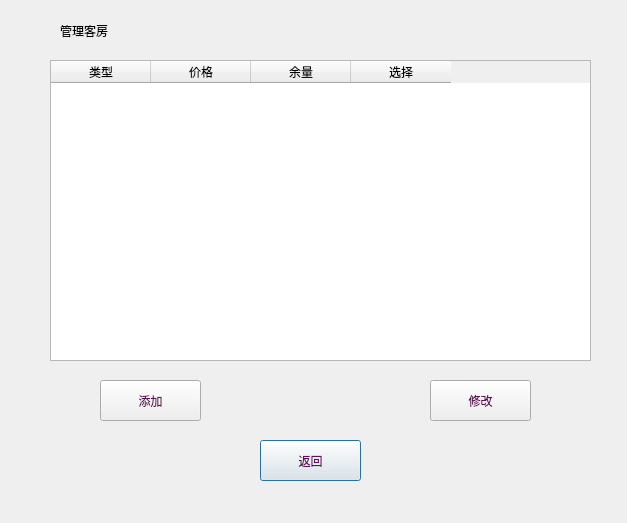
<?xml version="1.0" encoding="UTF-8"?>
<ui version="4.0">
 <class>hotel_run</class>
 <widget class="QDialog" name="hotel_run">
  <property name="geometry">
   <rect>
    <x>0</x>
    <y>0</y>
    <width>627</width>
    <height>523</height>
   </rect>
  </property>
  <property name="windowTitle">
   <string>酒店</string>
  </property>
  <widget class="QPushButton" name="back">
   <property name="geometry">
    <rect>
     <x>260</x>
     <y>440</y>
     <width>101</width>
     <height>41</height>
    </rect>
   </property>
   <property name="styleSheet">
    <string notr="true">QPushButton
{
border-image: url(:/Image/kuang8.png);
font: 100 11pt &quot;方正清刻本悦宋简体&quot;;
color:rgb(96, 14, 89)
}
QPushButton:hover
{
border-image: url(:/Image/kuang9.png);
font: 100 11pt &quot;方正清刻本悦宋简体&quot;;
color:rgb(148, 17, 137)
}
QPushButton:pressed
{
border-image: url(:/Image/kuang10.png);
font: 100 11pt &quot;方正清刻本悦宋简体&quot;;
color:rgb(86, 11, 80)
}</string>
   </property>
   <property name="text">
    <string>返回</string>
   </property>
  </widget>
  <widget class="QTableWidget" name="tableWidget">
   <property name="geometry">
    <rect>
     <x>50</x>
     <y>60</y>
     <width>541</width>
     <height>301</height>
    </rect>
   </property>
   <property name="showGrid">
    <bool>false</bool>
   </property>
   <property name="cornerButtonEnabled">
    <bool>true</bool>
   </property>
   <column>
    <property name="text">
     <string>类型</string>
    </property>
    <property name="font">
     <font>
      <family>方正清刻本悦宋简体</family>
     </font>
    </property>
    <property name="icon">
     <iconset theme="客房管理">
      <normaloff>.</normaloff>.</iconset>
    </property>
   </column>
   <column>
    <property name="text">
     <string>价格</string>
    </property>
    <property name="font">
     <font>
      <family>方正清刻本悦宋简体</family>
     </font>
    </property>
   </column>
   <column>
    <property name="text">
     <string>余量</string>
    </property>
    <property name="font">
     <font>
      <family>方正清刻本悦宋简体</family>
     </font>
    </property>
   </column>
   <column>
    <property name="text">
     <string>选择</string>
    </property>
    <property name="font">
     <font>
      <family>方正清刻本悦宋简体</family>
     </font>
    </property>
   </column>
  </widget>
  <widget class="QPushButton" name="add">
   <property name="geometry">
    <rect>
     <x>100</x>
     <y>380</y>
     <width>101</width>
     <height>41</height>
    </rect>
   </property>
   <property name="styleSheet">
    <string notr="true">QPushButton
{
border-image: url(:/Image/kuang8.png);
font: 100 11pt &quot;方正清刻本悦宋简体&quot;;
color:rgb(96, 14, 89)
}
QPushButton:hover
{
border-image: url(:/Image/kuang9.png);
font: 100 11pt &quot;方正清刻本悦宋简体&quot;;
color:rgb(148, 17, 137)
}
QPushButton:pressed
{
border-image: url(:/Image/kuang10.png);
font: 100 11pt &quot;方正清刻本悦宋简体&quot;;
color:rgb(86, 11, 80)
}</string>
   </property>
   <property name="text">
    <string>添加</string>
   </property>
  </widget>
  <widget class="QPushButton" name="change">
   <property name="geometry">
    <rect>
     <x>430</x>
     <y>380</y>
     <width>101</width>
     <height>41</height>
    </rect>
   </property>
   <property name="styleSheet">
    <string notr="true">QPushButton
{
border-image: url(:/Image/kuang8.png);
font: 100 11pt &quot;方正清刻本悦宋简体&quot;;
color:rgb(96, 14, 89)
}
QPushButton:hover
{
border-image: url(:/Image/kuang9.png);
font: 100 11pt &quot;方正清刻本悦宋简体&quot;;
color:rgb(148, 17, 137)
}
QPushButton:pressed
{
border-image: url(:/Image/kuang10.png);
font: 100 11pt &quot;方正清刻本悦宋简体&quot;;
color:rgb(86, 11, 80)
}</string>
   </property>
   <property name="text">
    <string>修改</string>
   </property>
  </widget>
  <widget class="QLabel" name="label">
   <property name="geometry">
    <rect>
     <x>60</x>
     <y>10</y>
     <width>111</width>
     <height>41</height>
    </rect>
   </property>
   <property name="styleSheet">
    <string notr="true">font: 25 14pt &quot;方正经黑简体&quot;;</string>
   </property>
   <property name="text">
    <string>管理客房</string>
   </property>
  </widget>
 </widget>
 <resources/>
 <connections/>
</ui>
